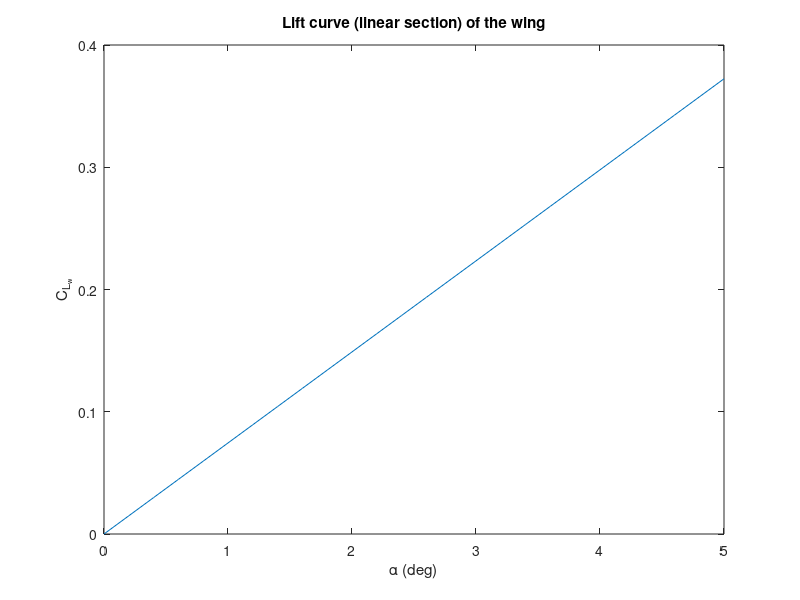
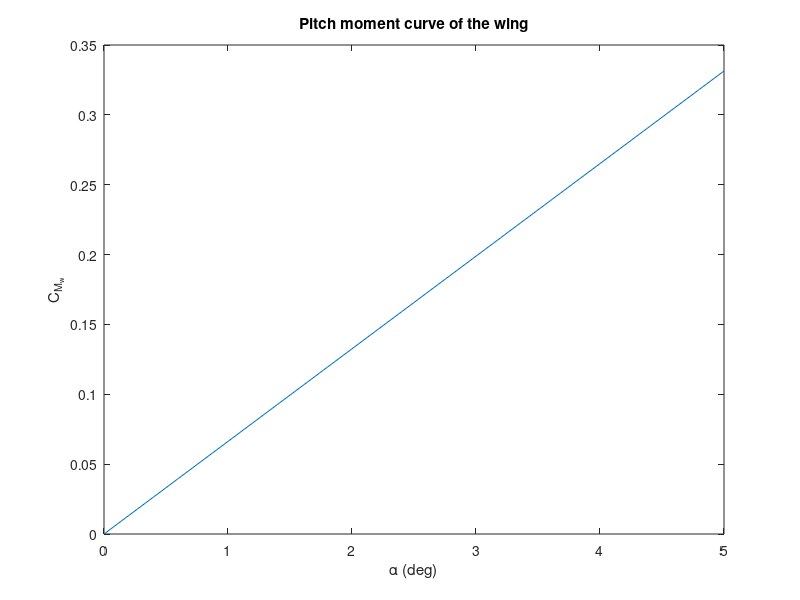
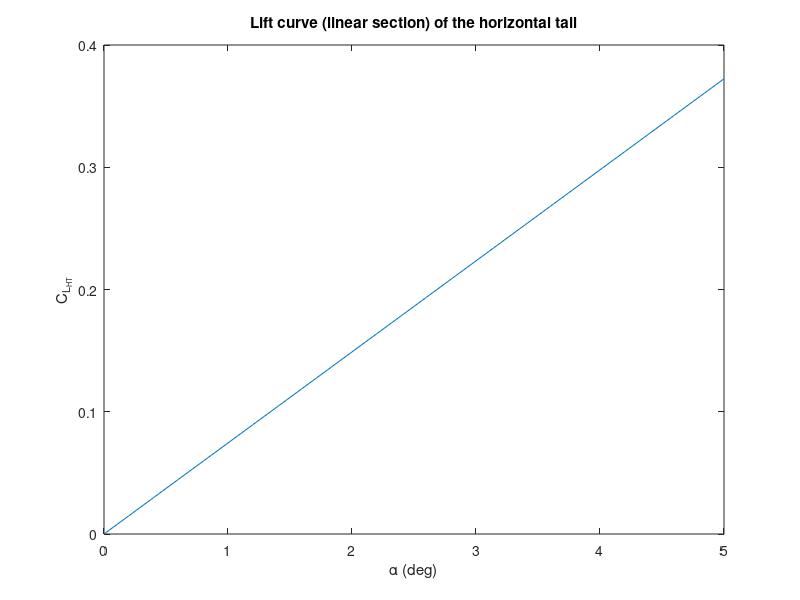
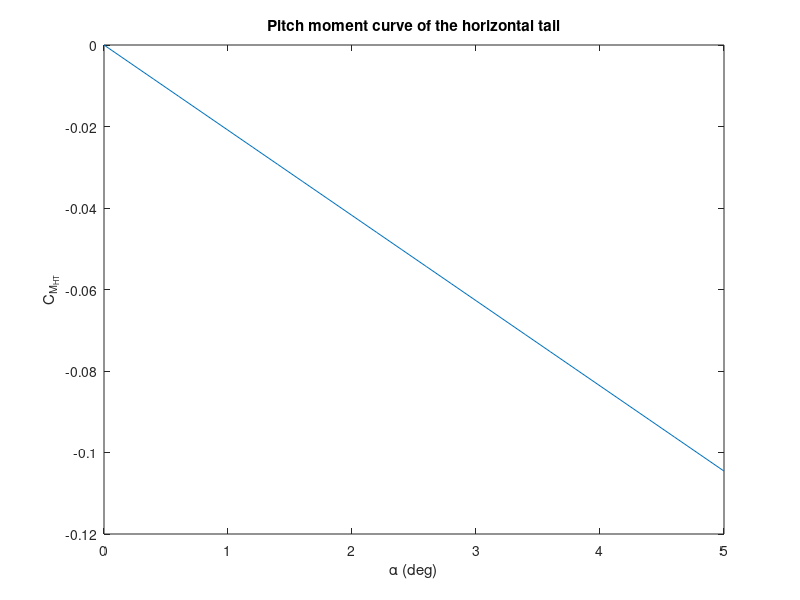

Write MATLAB code to recreate these figures, in order.
%%%% BALSA WOOD GLIDER CALCULATIONS %%%%
%%%% Design limits:
% Max wingspan: 500 mm 
% Max fuselage length: 500 mm
% Max chord length = 100 mm
% Fuselage building material available: 5 x 15 x 1000 mm
% Lifting surfaces building material available: 2.5 x 100 x 1000 mm
close all; clc; clear

%% Constants and design parameters
Cl_alpha = 0.11 * 180 / pi; % Sectional lift curve slope of flat plate [rad^-1]
eps_slope = 0.1;            % (\partial \varepsilon) / (\partial \alpha)
etaHT = 1;                 % Tail effectiveness: eta_HT = qt/q

alpha = 0:0.2:5;            % Range of angles of attack calculated [deg]

%% Initial reference surface estimation
% Assume the glider has the highest values for fuselage length and
% wingspan. Rectangular planform shape:

b = 500;            % Wingspan [mm]
AR = 5;             % Aspect ratio [-]; should be between 4.5 and 7.5
c = b/AR;           % Mean chord [mm]
S = b^2/AR;         % Wing area (reference area)

xf = 500;           % Dim. of fuselage x (length)
yf = 15;            % y
zf = 5;             % z

xt = 40;            % Dim. of tail x (chord)
yt = 340;           % y 
zt = 2.5;           % z

xw = 100;           % Dim. of wingspan x
yw = 500;           % y
zw = zt;            % z

V_t = xt*yt*zt;     % Tail volume
V_w = xw*yw*zw;     % Wing volume
V_f = xf*yf*zf;     % Fuselage volume

% Centroid calculations
xLE_w = 100;        % Position of wing LE from nose      
xj_w = 50;          % Position of wing centroid with reference to wing LE
xLE_t = 460;        % Position of tail LE from nose  
xj_t = 20;          % Position of tail centroid with reference to tail LE

xi_t = xLE_t + xj_t;    % Position of wing centroid with reference to nose
xi_w = xLE_w + xj_w;    % Position of tail centroid with reference to nose

xi_f = xf/2;            % Position of fuselage centroid

x_cg_w = 50;            % Centre of gravity of the wing

%% Calculation of wing lift coefficient of lifting surfaces
CL_alpha = Cl_alpha * AR / (2+sqrt(AR^2 + 4));                  % Lift curve slope of flat plate eq(9-73)

%% Initial estimations for horizontal and vertical tail
S_H = 0.2 * S;          % Horizontal tail area
S_T = 0.5 * S_H;        % Vertical tail planform area

Vol_w = S * 2.5;        % Wing volume
Vol_HT = S_H * 2.5;     % Horizontal tail volume
Vol_VT = S_T * 2.5;     % Vertical tail volume

x_cg = (xi_w*Vol_w + xi_t * Vol_HT + xi_f * V_f)/(Vol_HT + Vol_w + V_f);     % Centre of Mass with respect to nose
x_cg_bar = x_cg / c;                                                         % Dimensionless centre of mass with respect to nose                 

% Centre of mass with respect to wing LE
x_cg_2 = x_cg - xLE_w;
x_cg_2_bar = x_cg_2/c;

%% Wing Contribution
% Equations (24-67), (24-71)
x_ac_w = c/4;                                         % Aerodynamic centre of the wing
x_ac_w_bar = 1/4;                                     % Dimensionless aerodynamic centre of the wing

CL0_w = 0;                                          % Zero lift coefficient of the wing (symmetrical)
CMac_w = 0;                                         % Moment coefficient of the wing about its AC (symmetrical wing)

CM0_w = CMac_w + CL0_w * (x_cg_2_bar - x_ac_w_bar);     % Residual pitch moment coefficient of the wing (symmetrical)
CMalpha_w = CL_alpha * (x_cg_2_bar - x_ac_w_bar);       % Longitudinal Stability derivative of the wing (- for stability)

% CL_w plot (linear part)
CL_w = CL0_w + CL_alpha * deg2rad(alpha);
figure(1)
plot(alpha, CL_w);
xlabel('\alpha (deg)')
ylabel('C_{L_w}')
title('Lift curve (linear section) of the wing')

% CM_w plot
CM_w = CM0_w + CMalpha_w * deg2rad(alpha);
figure(2)
plot(alpha, CM_w);
xlabel('\alpha (deg)')
ylabel('C_{M_w}')
title('Pitch moment curve of the wing')

%% Horizontal Tail Contribution
% Equations (24-68) and (24-73)
x_ac_HT = xt/4 + xLE_t - xLE_w;                        % Aerodynamic centre of the tail
x_ac_HT_bar = x_ac_HT / c;

CL0_HT = 0;                                             % Zero lift coefficient of the wing (symmetrical)
CMac_HT = 0;                                            % Moment coefficient of the wing about its AC (symmetrical wing)   

l_HT_bar = (x_ac_HT - x_cg)/c;                  % Distance from CG to AC_HT

CM0_HT = CMac_HT + CL0_HT * (l_HT_bar);                 % Residual pitch moment coefficient of the HT (symmetrical)

VHT = S_H*l_HT_bar/S;                                   % Horizontal tail volume
CMalpha_HT = -etaHT * VHT * CL_alpha * (1-eps_slope);   % Longitudinal Stability derivative of the HT (- for stability)

% CL_HT plot (linear part)
CL_HT = CL0_HT + CL_alpha * deg2rad(alpha);
figure(3)
plot(alpha, CL_HT);
xlabel('\alpha (deg)')
ylabel('C_{L_{HT}}')
title('Lift curve (linear section) of the horizontal tail')

% CM_HT plot
CM_HT = CM0_HT + CMalpha_HT * deg2rad(alpha);
figure(4)
plot(alpha, CM_HT);
xlabel('\alpha (deg)')
ylabel('C_{M_{HT}}')
title('Pitch moment curve of the horizontal tail')

%% Stick-fixed longitudinal stability
i_w = 0;                                            % Wing incidence angle
i_t = 0;                                            % Tail incidence angle

% Aerodynamic centre of glider CHECK THE ORIGIN OF THIS!
x_ac_bar = (x_ac_w_bar + CL_alpha/CL_alpha * etaHT * S_H/S * x_ac_HT_bar * (1-eps_slope))/...
            (1+CL_alpha/CL_alpha * etaHT * S_H/S * (1-eps_slope)); 

dfus = 2*sqrt((yf/2)^2 + (zf/2)^2);                 % "Diameter" of the fuselage
K_WB = 1 + 0.025 * (dfus/b) - 0.25 * (dfus/b)^2;    % Fuselage correction factor                 

CL0 = CL0_w + etaHT * S_H/S * CL0_HT;                                                   % Zero lift coefficient of glider
CLalpha = K_WB * CL_alpha + etaHT * S_H/S * CL_alpha * (1-eps_slope);                   % Slope of lift curve of glider
CM0 = CM0_w + etaHT * VHT * CL_alpha * (i_w + i_t);                                     % Residual moment coefficient of glider
CMalpha = CL_alpha * (x_cg_2_bar - x_ac_bar) - etaHT * VHT * CL_alpha * (1-eps_slope)   % Longitudinal stability of glider

% CL_TOT plot (linear part)
CL = CL0 + CLalpha * deg2rad(alpha);
figure(5)
plot(alpha, CL);
xlabel('\alpha (deg)')
ylabel('C_{L}')
title('Lift curve (linear section) of the glider')

% CM_TOT plot
CM = CM0 + CMalpha * deg2rad(alpha);
figure(6)
plot(alpha, CM);
xlabel('\alpha (deg)')
ylabel('C_{M}')
title('Pitch moment curve of the glider')

   
            
SM = x_ac_bar - x_cg_2_bar;           % Static margin
